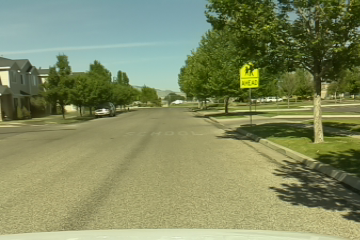
#> input picture notes/lec15/road01.png, 360 x 240 px
$ python blurring.py road01.png
#> lines starting #> are read from the running program, lines starting #| are printed output that depends on the picture
#!/usr/bin/python
import cv2
import numpy as np
import sys

#######################################
# module: blurring.py
# author: vladimir kulyukin
# description: blurring images with
# mean filters
#######################################

image = cv2.imread(sys.argv[1])
#> image is the input picture: shape (240, 360, 3); mean B, G, R 97, 138.3, 129.4
cv2.imshow('Original Image', image)

kernel_3x3 = np.ones((3, 3), np.float32) / 9
blurred_3x3 = cv2.filter2D(image, -1, kernel_3x3)
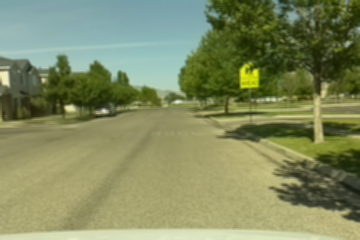
#> blurred_3x3: shape (240, 360, 3); mean B, G, R 97, 138.3, 129.4
cv2.imshow('3x3 Kernel Blurring', blurred_3x3)

kernel_5x5 = np.ones((5, 5), np.float32) / 25
blurred_5x5 = cv2.filter2D(image, -1, kernel_5x5)
cv2.imshow('5x5 Kernel Blurring', blurred_5x5)

kernel_7x7 = np.ones((7, 7), np.float32) / 49
blurred_7x7 = cv2.filter2D(image, -1, kernel_7x7)
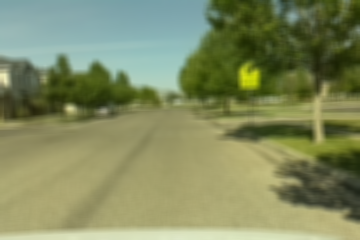
#> blurred_7x7: shape (240, 360, 3); mean B, G, R 97, 138.3, 129.3
cv2.imshow('7x7 Kernel Blurring', blurred_7x7)

cv2.waitKey(0)
cv2.destroyAllWindows()
